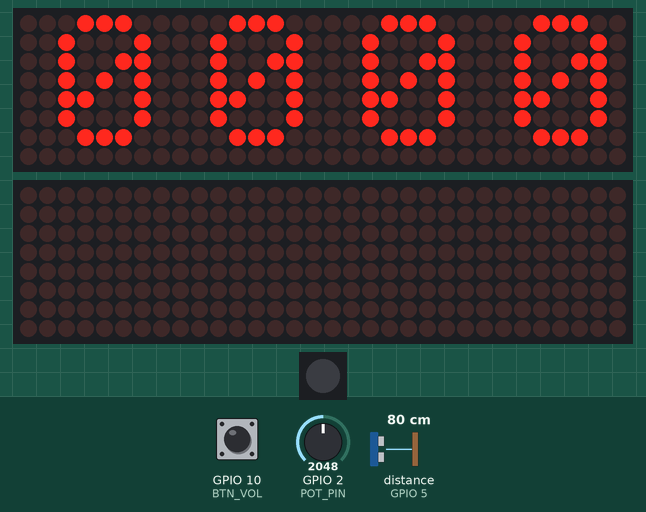
A sketch run on a simulated ESP32-S3. Shown: 2 × 32×8 LED matrix, 1 RGB LEDs in strip order, left to right. Wiring (inferred from the names in the program): ultrasonic range finder: trigger GPIO 4; echo GPIO 5. The inputs (shaded band) are chosen by the test bench; at power-on: distance to the obstacle (sensor on GPIO 5) 80 cm, GPIO 2 (POT_PIN) = 2048, GPIO 10 (BTN_VOL) HIGH. The echo pulse lasts 58.3 µs per cm; dim RGB values are drawn brighter than linear; random numbers use the default seed unless the sketch sets one; EEPROM starts erased; the audio player accepts every command and is not drawn; what the sketch prints to the serial monitor is not drawn.

Above: at 9.3 s.
9.4 s: distance to the obstacle (sensor on GPIO 5) set to 35 cm
At 11.2 s:
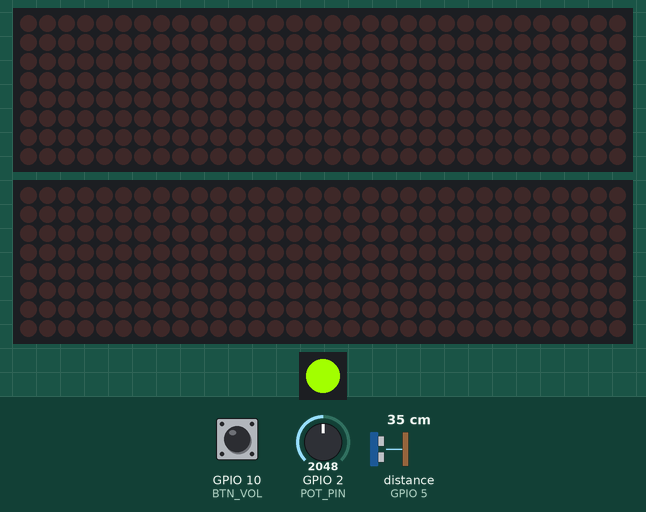
11.5 s: GPIO 2 (POT_PIN) set to 560
At 12.7 s:
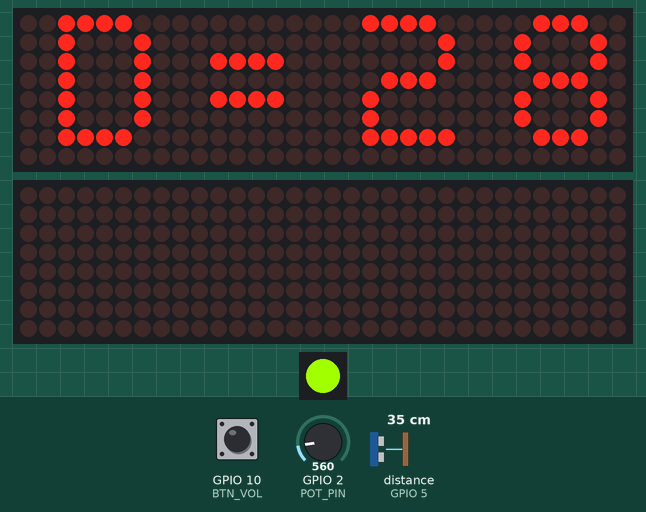
13.0 s: GPIO 2 (POT_PIN) set to 739
At 14.66 s:
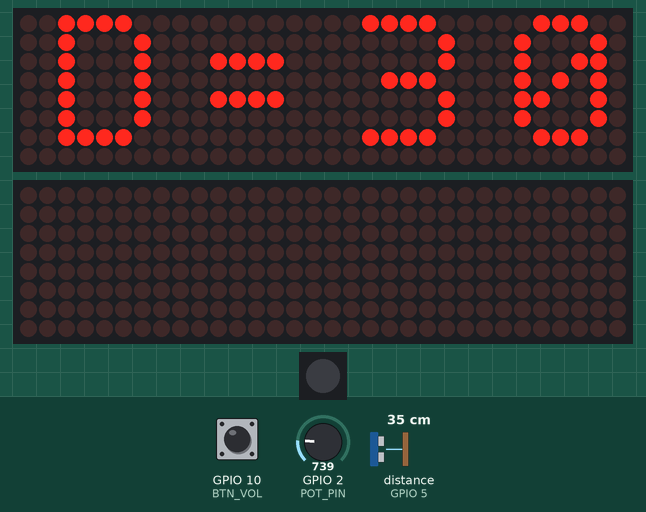
16.0 s: distance to the obstacle (sensor on GPIO 5) set to 2 cm
19.0 s: GPIO 10 (BTN_VOL) pulled LOW for 1 s
At 20.22 s:
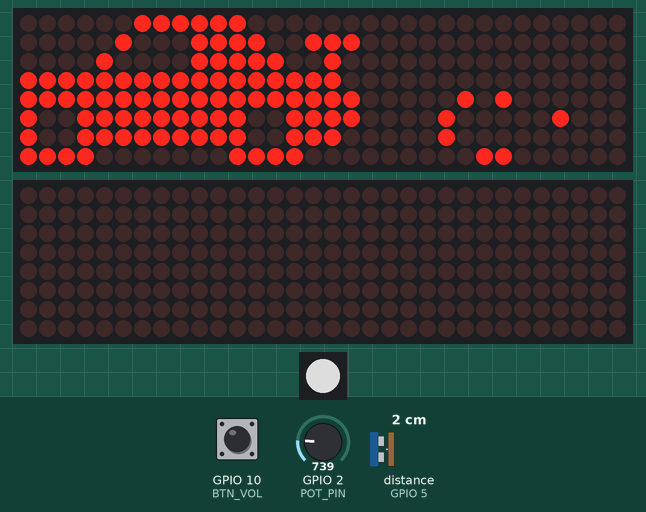
20.6 s: distance to the obstacle (sensor on GPIO 5) set to 60 cm
At 22.78 s:
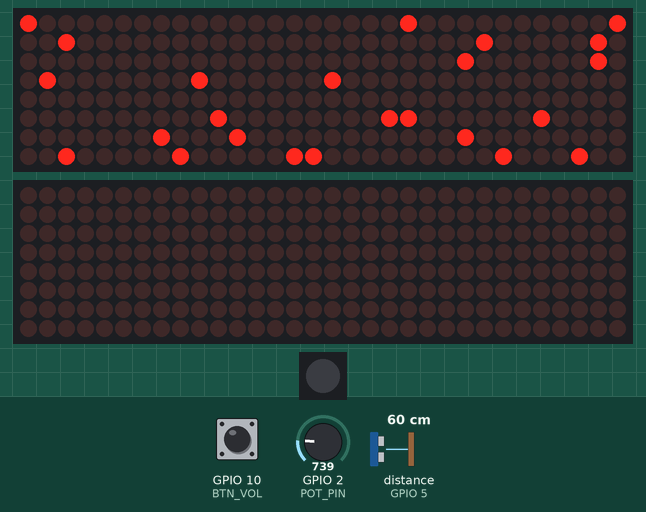
Timing chart, 0 to 23.8 s (numbered marks = the images above; inputs shaded):
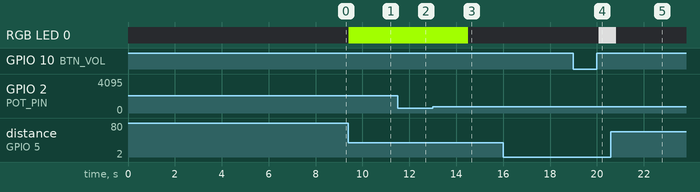

The sketch:

Drift_Score_panel_V1_7.ino
```cpp
#include "config.h"
#include "sensor.h"
#include "led_control.h"
#include "audio.h"
#include "car_anim.h"
#include "effects.h"
#include "display.h"
#include "drift_car.h"

// Objets globaux
MD_Parola parola(HARDWARE_TYPE, DIN_PIN, CLK_PIN, CS_PIN, MAX_DEVICES);
MD_MAX72XX mx(HARDWARE_TYPE, DIN_PIN, CLK_PIN, CS_PIN, MAX_DEVICES);
Adafruit_NeoPixel led(LED_COUNT, LED_PIN, NEO_GRB + NEO_KHZ800);
HardwareSerial mySerial(1);
DFRobotDFPlayerMini dfplayer;
Preferences prefs;

// États partagés
float distance = 0, maxDistance = 80;
int score = 0, bestScore = 0;
bool displayLocked = false;
bool dfReady = false;

// Locaux .ino
bool carDetected = false;
unsigned long lastDetection = 0;
int lastPotValue = 0;
unsigned long lastPotChange = 0;
bool showPotDisplay = false;
bool lastButtonState = HIGH;
unsigned long lastButtonTime = 0;
// --- Mode mesure directe ---
bool measureMode = false;  // indique si on est en mode "M=xx"
unsigned long buttonPressStart = 0;
bool buttonHeld = false;

void setup() {
  Serial.begin(115200);
  delay(300);

  pinMode(TRIG_PIN, OUTPUT);
  pinMode(ECHO_PIN, INPUT);
  pinMode(BTN_VOL, INPUT_PULLUP);

  mx.begin();
  parola.begin();
  parola.setIntensity(8);
  parola.displayClear();
  led.begin();
  led.show();

  prefs.begin("driftpanel", false);
  initAudio();     // restaure volume
  dfReady = true;  // si DFPlayer absent, il suffit d’ignorer les plays

  loadDriftCar();
  mx.control(MD_MAX72XX::INTENSITY, 8);

  introAnimation();
  Serial.println("=== Drift Score Panel — Modular OK ===");
}

void loop() {
  // === Gestion bouton volume / appui court & long ===
  bool btnState = digitalRead(BTN_VOL);

  if (btnState == LOW && !buttonHeld) {
    if (buttonPressStart == 0) {
      // première détection de l'appui
      buttonPressStart = millis();
    } else {
      unsigned long heldTime = millis() - buttonPressStart;

      // --- Appui long : bascule mode mesure ---
      if (heldTime > 2000) {
        buttonHeld = true;
        measureMode = !measureMode;
        mx.clear();

        if (measureMode) {
          Serial.println("🔍 Mode mesure directe activé");
          displayMeasure(0);
        } else {
          Serial.println("↩️ Sortie du mode mesure");
          displayScore(0);
        }
      }
    }
  } else if (btnState == HIGH && buttonPressStart != 0) {
    // Relâchement du bouton → déterminer si court
    unsigned long pressDuration = millis() - buttonPressStart;

    if (pressDuration < 500 && !buttonHeld && !measureMode) {
      // --- Appui court valide → changement de volume ---
      nextVolumeLevel();

      led.setPixelColor(0, 150, 150, 150);
      led.show();
      displayLocked = true;
      displayVolumeBar(currentVolume);

      unsigned long tEnd = millis() + 800;
      while (millis() < tEnd) {
        updateCarAnimation();
        delay(5);
      }

      displayLocked = false;
      led.setPixelColor(0, 0, 0, 0);
      led.show();
      if (!carAnimRunning) displayScore(bestScore);
    }

    // reset du suivi d’appui
    buttonPressStart = 0;
    buttonHeld = false;
  }


  // Potentiomètre → distance max
  int potValue = analogRead(POT_PIN);
  maxDistance = map(potValue, 0, 4095, 20, 80);
  if (abs(potValue - lastPotValue) > 120) {
    lastPotValue = potValue;
    lastPotChange = millis();
    showPotDisplay = true;
    displayLocked = true;
    displayMaxDistance(maxDistance);
    Serial.printf("🔧 maxDistance: %.1f cm\n", maxDistance);
  }
  if (showPotDisplay && millis() - lastPotChange > 1500) {
    showPotDisplay = false;
    displayLocked = false;
  }

  // --- Mode mesure directe (affiche M=xx en continu) ---
  if (measureMode) {
    float dist = getDistanceCM();

    if (dist > 0 && dist < maxDistance) {
      // ✅ Distance dans la plage → afficher la valeur en cm
      displayMeasure(dist);
    } else {
      // ⚠️ Distance hors plage → afficher "M=--"
      mx.clear();
      char buf[6];
      snprintf(buf, sizeof(buf), "M=--");
      const int offsetModule = 1, decalagePixel = -3;
      for (int i = 0; i < 4; i++) {
        mx.setChar(((3 - i) + offsetModule) * 8 + decalagePixel, buf[i]);
      }
      mx.update();
    }

    delay(100);  // rafraîchissement fluide
    return;      // 🔹 stoppe ici → ignore le reste du loop
  }

  if (!displayLocked) {
    // Mesure + LED
    distance = getDistanceCM();
    updateLedByDistance(distance, maxDistance);

    // Score (9999 à 3 cm)
    const float MIN_DIST_CM = 3.0f;
    if (distance > 0) {
      float denom = max(1.0f, (maxDistance - MIN_DIST_CM));
      float s = (maxDistance - distance) * 9999.0f / denom;
      score = (int)constrain(round(s), 0, 9999);
    } else score = 0;
    if (score > bestScore) bestScore = score;

    // Détection
    if (distance > 0 && distance < maxDistance) {
      if (!carDetected && !carAnimRunning) startCarAnimation();
      carDetected = true;
      lastDetection = millis();
    }
    // === Fin de passage ===
    else if (carDetected && millis() - lastDetection > 600) {
      Serial.printf("🏁 Fin du passage - meilleur score : %d\n", bestScore);

      // --- Son selon le score ---
      int soundIndex = 0;
      if (bestScore >= 9000) soundIndex = 1;
      else if (bestScore >= 5000) soundIndex = 2;
      else if (bestScore > 0) soundIndex = 3;
      if (dfReady && soundIndex > 0) dfplayer.play(soundIndex);

      // --- Animation spéciale si top score ---
      if (bestScore >= 9000) flameAnimation();

      // --- Effet blink + fade final ---
      int blinkCount = (bestScore >= 9000) ? 5 : 3;
      int fadeDelay = (bestScore >= 9000) ? 10 : 20;
      int offDelay = (bestScore >= 9000) ? 100 : 150;

      unsigned long fadeStart = millis();
      for (int i = 0; i < blinkCount; i++) {
        // montée lumineuse progressive
        for (int intensity = 0; intensity <= 15; intensity++) {
          mx.control(MD_MAX72XX::INTENSITY, intensity);
          if (!carAnimRunning) displayScore(bestScore);
          updateCarAnimation();
          delay(fadeDelay);
        }

        delay(100);  // pic de luminosité

        // descente plus rapide
        for (int intensity = 15; intensity >= 0; intensity--) {
          mx.control(MD_MAX72XX::INTENSITY, intensity);
          updateCarAnimation();
          delay(fadeDelay / 2);
        }

        mx.clear();
        mx.update();
        delay(offDelay);
      }

      // --- Réaffiche le score final ---
      mx.control(MD_MAX72XX::INTENSITY, 10);
      if (!carAnimRunning) displayScore(bestScore);

      // --- Maintien du score affiché un court moment ---
      unsigned long scoreHoldEnd = millis() + 3000;
      while (millis() < scoreHoldEnd) {
        updateCarAnimation();
        delay(5);
      }

      // --- Reset passage ---
      bestScore = 0;
      carDetected = false;
      mx.control(MD_MAX72XX::INTENSITY, 8);
      led.setPixelColor(0, 0, 0, 0);
      led.show();
      if (!carAnimRunning) displayScore(0);
    }

    // === Aucun passage détecté ===
    else if (!carDetected) {
      if (!carAnimRunning) displayScore(0);
    }
    updateCarAnimation();
  }
}
```

audio.cpp
```cpp
#include "config.h"

static const int volumeSteps[6] = { 0, 6, 12, 18, 24, 30 };
int currentVolume = 3;

void initAudio() {
  // prefs déjà ouvert dans setup()
  currentVolume = prefs.getInt("volume", 3);
  currentVolume = constrain(currentVolume, 1, 6);

  mySerial.begin(9600, SERIAL_8N1, DF_TX, DF_RX);
  if (!dfplayer.begin(mySerial)) {
    Serial.println("❌ DFPlayer non détecté !");
    return;
  }
  dfplayer.volume(volumeSteps[currentVolume - 1]);
  Serial.printf("✅ DFPlayer prêt — Volume restauré : %d\n", volumeSteps[currentVolume - 1]);
}

void nextVolumeLevel() {
  currentVolume++;
  if (currentVolume > 6) currentVolume = 1;
  dfplayer.volume(volumeSteps[currentVolume - 1]);
  prefs.putInt("volume", currentVolume);
  Serial.printf("🔊 Volume réglé sur : %d\n", volumeSteps[currentVolume - 1]);
}
```

audio.h
```cpp
#pragma once
void initAudio();        // init DFPlayer + volume restauré
void nextVolumeLevel();  // incrémente + sauvegarde
extern int currentVolume;
```

car_anim.cpp
```cpp
#include "config.h"
#include "drift_car.h"

#define CAR_IMG_WIDTH 21
#define CAR_IMG_HEIGHT 8

uint8_t driftCarSprite[CAR_IMG_WIDTH];
bool carAnimRunning = false;
static int carAnimPos = 0;

static const int SMOKE_MAX = 6;
static int smokePos[SMOKE_MAX];
static uint8_t smokeLife[SMOKE_MAX];
static unsigned long lastCarAnimUpdate = 0;

void loadDriftCar() {
  for (int x = 0; x < CAR_IMG_WIDTH; x++) {
    uint8_t colByte = 0;
    for (int y = 0; y < CAR_IMG_HEIGHT; y++) {
      int idx = y * CAR_IMG_WIDTH + x;
      if (header_data[idx] == 1) colByte |= (1 << y);
    }
    driftCarSprite[x] = colByte;
  }
}

void startCarAnimation() {
  carAnimRunning = true;
  carAnimPos = -CAR_IMG_WIDTH;
  for (int i = 0; i < SMOKE_MAX; i++) { smokePos[i] = -100; smokeLife[i] = 0; }
}

void updateCarAnimation() {
  if (!carAnimRunning) return;

  unsigned long now = millis();
  if (now - lastCarAnimUpdate < 8) return;   // cadence ~80 FPS
  lastCarAnimUpdate = now;

  mx.clear();

  // Fumée
  if (random(0, 100) < 35) {
    for (int i = 0; i < SMOKE_MAX; i++)
      if (smokeLife[i] == 0) { smokePos[i] = carAnimPos - 2; smokeLife[i] = 8 + random(0, 4); break; }
  }
  for (int i = 0; i < SMOKE_MAX; i++) if (smokeLife[i]) {
    int fx = smokePos[i];
    for (int p = 0; p < 3; p++) {
      int cx = fx - p + random(-1, 2);
      int cy = 5 + random(-2, 3);
      if (cx >= 0 && cx < PANEL_COLS && cy >= 0 && cy < 8) mx.setPoint(cy, cx, true);
    }
    smokeLife[i]--; smokePos[i]--;
  }

  // Voiture (miroir corrigé)
  for (int col = 0; col < CAR_IMG_WIDTH; col++) {
    int c = carAnimPos + col;
    if (c >= 0 && c < PANEL_COLS) mx.setColumn(c, driftCarSprite[CAR_IMG_WIDTH - 1 - col]);
  }

  mx.update();
  carAnimPos += 1;
  if (carAnimPos > PANEL_COLS + CAR_IMG_WIDTH) { carAnimRunning = false; mx.clear(); mx.update(); }
}
```

car_anim.h
```cpp
#pragma once
void loadDriftCar();
void startCarAnimation();
void updateCarAnimation();
extern bool carAnimRunning;
```

display.cpp
```cpp
#include "display.h"

void displayScore(int val) {
  mx.clear();
  char buf[5];
  snprintf(buf, sizeof(buf), "%04d", val);
  const int offsetModule = 1;
  const int decalagePixel = -3;
  for (int i = 0; i < 4; i++)
    mx.setChar(((3 - i) + offsetModule) * 8 + decalagePixel, buf[i]);
  mx.update();
}

void displayMaxDistance(float d) {
  mx.clear();
  char buf[6];
  snprintf(buf, sizeof(buf), "D=%02d", (int)d);
  const int offsetModule = 1, decalagePixel = -3;
  for (int i = 0; i < 4; i++)
    mx.setChar(((3 - i) + offsetModule) * 8 + decalagePixel, buf[i]);
  mx.update();
}

void displayVolumeLevel(int level) {
  mx.clear();

  // Décalage d'affichage : volume 1 → 0, volume 6 → 5
  int displayLevel = max(0, level - 1);

  char buf[6];
  snprintf(buf, sizeof(buf), "VO=%d", displayLevel);

  const int offsetModule = 1, decalagePixel = -3;
  for (int i = 0; i < 4 && buf[i]; i++)
    mx.setChar(((3 - i) + offsetModule) * 8 + decalagePixel, buf[i]);

  mx.update();
}

void displayVolumeBar(int level) {
  // Volume interne 1..6 → nombre de blocs remplis 0..5
  int filled = constrain(level - 1, 0, 5);

  mx.clear();

  const int totalBlocks = 5;       // 5 blocs fixes
  const int colsPerBlock = 6;      // 5 colonnes + 1 espace
  const uint8_t FULL_COL = 0xFF;   // bloc plein
  const uint8_t EMPTY_COL = 0x18;  // deux lignes centrales (bloc vide visuel)

  // 🔁 Dessin inversé (de droite à gauche)
  for (int i = 0; i < totalBlocks; i++) {
    int base = (totalBlocks - 1 - i) * colsPerBlock;  // bloc 0 = le plus à droite
    bool isFilled = (i < filled);                     // active les blocs de droite vers gauche

    for (int c = 0; c < 5; c++) {
      int col = base + c + 1;
      if (col >= 0 && col < PANEL_COLS) {
        mx.setColumn(col, isFilled ? FULL_COL : EMPTY_COL);
      }
    }
  }

  mx.update();
}

void displayMeasure(float cm) {
  mx.clear();
  char buf[6];
  snprintf(buf, sizeof(buf), "M=%02d", (int)cm);
  const int offsetModule = 1, decalagePixel = -3;
  for (int i = 0; i < 4; i++) {
    mx.setChar(((3 - i) + offsetModule) * 8 + decalagePixel, buf[i]);
  }
  mx.update();
}
```

display.h
```cpp
#pragma once
#include "config.h"
void displayScore(int val);
void displayMaxDistance(float d);
void displayVolumeLevel(int level);
void displayVolumeBar(int level);
void displayMeasure(float cm);
```

effects.cpp
```cpp
#include "config.h"
#include "car_anim.h"
#include "display.h"

// Remplace une attente bloquante par une boucle qui laisse respirer car_anim
static inline void waitWithCarAnim(uint32_t ms)
{
  uint32_t tEnd = millis() + ms;
  while (millis() < tEnd) {
    updateCarAnimation();
    // petit yield pour l'ordonnanceur ESP32
    delay(1);
  }
}

void flameAnimation() {
  if (carAnimRunning) {
    carAnimRunning = false;
    mx.clear();
    mx.update();
  }
  displayLocked = true;

  const int rows = 8, cols = PANEL_COLS;
  const int cx = cols / 2, cy = rows / 2;

  // ⚡ flash initial
  mx.control(MD_MAX72XX::INTENSITY, 15);
  for (int y = 0; y < rows; y++)
    for (int x = 0; x < cols; x++)
      mx.setPoint(y, x, true);
  mx.update();
  waitWithCarAnim(80);  // delay(80);

  // 💥 onde de choc
  for (int r = 1; r < 16; r++) {
    mx.clear();
    for (int y = 0; y < rows; y++)
      for (int x = 0; x < cols; x++) {
        float dx = x - cx, dy = y - cy;
        float dist = sqrtf(dx * dx + dy * dy);
        if (fabsf(dist - r / 2.0f) < 0.6f && random(0, 100) < 90)
          mx.setPoint(y, x, true);
      }
    mx.update();
    waitWithCarAnim(40);  // delay(40);
  }

  // ✨ étincelles
  for (int t = 0; t < 25; t++) {
    mx.clear();
    for (int i = 0; i < 25; i++) {
      int x = random(0, cols), y = random(0, rows);
      mx.setPoint(y, x, true);
    }
    mx.update();
    waitWithCarAnim(40);  // delay(40);
  }

  // extinction progressive
  for (int i = 15; i >= 0; i--) {
    mx.control(MD_MAX72XX::INTENSITY, i);
    waitWithCarAnim(20);  // delay(20);
  }

  mx.clear();
  mx.update();
  mx.control(MD_MAX72XX::INTENSITY, 8);
  displayLocked = false;
}

void introAnimation() {
  // 🌟 fondu d’allumage
  for (int i = 0; i <= 8; i++) {
    mx.control(MD_MAX72XX::INTENSITY, i);
    waitWithCarAnim(60);  // delay(60);
  }

  // 🔊 son d’intro
  if (dfReady) dfplayer.play(4);

  // 🚗 voiture avant texte
  startCarAnimation();
  while (carAnimRunning) {
    updateCarAnimation();
    delay(1);  // cadence douce (évite de saturer le CPU)
  }

  // 📝 texte
  parola.displayClear();
  // vitesse 30 déjà rapide ; si tu veux garder setSpeed global, mets speed=0 ici
  parola.displayText("Drift Score Panel", PA_CENTER, 30, 0, PA_SCROLL_LEFT, PA_SCROLL_LEFT);
  while (!parola.displayAnimate()) {
    parola.displayAnimate();
    // pendant l’animation Parola, on garde la voiture fluide si relancée ailleurs
    updateCarAnimation();
    delay(1);
  }

  // 🔢 compteur
  for (int n = 0; n <= 9999; n += 250) {
    displayScore(n);
    waitWithCarAnim(50);  // delay(50);
  }

  mx.clear();
  mx.update();
}
```

effects.h
```cpp
#pragma once
void flameAnimation();
void introAnimation();
```

led_control.cpp
```cpp
#include "config.h"

void updateLedByDistance(float currentDistance, float maxDist) {
  if (currentDistance <= 0 || currentDistance > maxDist) {
    led.setPixelColor(0, 0, 0, 0);
    led.show();
    return;
  }
  const float MIN_DIST_CM = 3.0f;  // rouge à ~3 cm
  float denom = max(1.0f, (maxDist - MIN_DIST_CM));
  float ratio = (maxDist - currentDistance) / denom;  // 0..1
  ratio = constrain(ratio, 0.0f, 1.0f);

  uint8_t r, g;
  if (ratio < 0.5f) { r = (uint8_t)(ratio * 2.0f * 255.0f); g = 255; }
  else              { r = 255; g = (uint8_t)((1.0f - (ratio - 0.5f)*2.0f) * 255.0f); }

  led.setPixelColor(0, r, g, 0);
  led.show();
}
```

led_control.h
```cpp
#pragma once
void updateLedByDistance(float currentDistance, float maxDist);
```

sensor.cpp
```cpp
#include "config.h"

float getDistanceCM() {
  digitalWrite(TRIG_PIN, LOW);
  delayMicroseconds(2);
  digitalWrite(TRIG_PIN, HIGH);
  delayMicroseconds(10);
  digitalWrite(TRIG_PIN, LOW);
  long duration = pulseIn(ECHO_PIN, HIGH, 30000);
  if (duration == 0) return -1;
  return (duration * 0.0343f) / 2.0f;
}
```

sensor.h
```cpp
#pragma once
float getDistanceCM();
```

config.h
```cpp
#pragma once
#include <Arduino.h>
#include <MD_MAX72xx.h>
#include <MD_Parola.h>
#include <DFRobotDFPlayerMini.h>
#include <Adafruit_NeoPixel.h>
#include <HardwareSerial.h>
#include <Preferences.h>

// === Brochage / panneau ===
#define HARDWARE_TYPE MD_MAX72XX::FC16_HW
#define DIN_PIN 13
#define CLK_PIN 14
#define CS_PIN 15
#define MAX_DEVICES 4
#define PANEL_COLS (MAX_DEVICES * 8)  // 32 colonnes visibles

// === Capteur / entrées ===
#define TRIG_PIN 4
#define ECHO_PIN 5
#define POT_PIN 2
#define BTN_VOL 10

// === Audio DFPlayer ===
#define DF_RX 17
#define DF_TX 18

// === LED WS2812 ===
#define LED_PIN 12
#define LED_COUNT 1

// === Objets globaux (instanciés dans .ino) ===
extern MD_Parola parola;
extern MD_MAX72XX mx;
extern Adafruit_NeoPixel led;
extern HardwareSerial mySerial;
extern DFRobotDFPlayerMini dfplayer;
extern Preferences prefs;

// === États partagés (définis dans .ino) ===
extern float distance, maxDistance;
extern int score, bestScore;
extern bool displayLocked;
extern bool dfReady;
```

Source omitted: drift_car.h (data table, 5158 bytes)

Measured:
- the behaviour switches between 680 and 681 on GPIO 2 (POT_PIN) (found by bisection; images 2 and 3)
- after the input at 9.4 s, RGB LED 0: off → RGB(162, 255, 0) at once; the display: first changes at once (image 1 shows a later state)
- after the input at 11.5 s, the display: changes at once (image 2)
